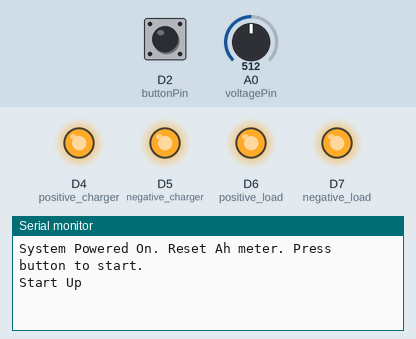
Simulated run of this sketch. Board: Arduino Zero (SAMD21). Parts: output pins drawn as LEDs (lit = HIGH), the last lines printed to the serial monitor. The test bench sets the inputs (shaded band); at power-on: D2 (buttonPin) HIGH, A0 (voltagePin) = 512 (analog values on the 0–1023 scale).

Above: at 1.2 s.
1.3 s: D2 (buttonPin) pulled LOW for 0.15 s
At 2.1 s:
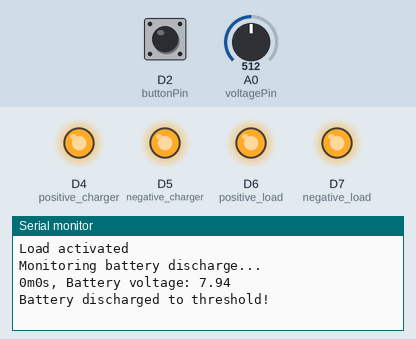
At 3.4 s:
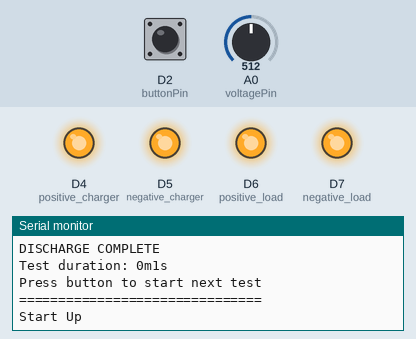

Measured:
- after the input at 1.3 s, the serial monitor: prints a new line at once (image 1)

The sketch:

FTC_battery_code.ino
```cpp
//LOAD DRAWS 25 AMPS FORM THE LOAD
/*| Arduino Pin | Connects To                            |
| ----------- | -------------------------------------- |
| Pin 2       | Button → Other side of button to GND   |
| Pin 4       | Relay IN1 (controls positive charger)  |
| Pin 5       | Relay IN2 (controls negative charger)  |
| Pin 6       | Relay IN3 (controls positive load)     |
| Pin 7       | Relay IN4 (controls negative load)     |
| A0          | Middle of voltage divider from battery |
*/

// Relay Control Pins
const int positive_charger = 4;
const int negative_charger = 5;
const int positive_load = 6;
const int negative_load = 7;
const int buttonPin = 2;
const int voltagePin = A0;

// Voltage Divider Resistor Values
const float R1 = 2157.0;  // 2.12k ohms (from battery + to A0)
const float R2 = 984.0;   // 0.977k ohms (from A0 to GND)

// Calculate voltage divider factor:
const float voltageDividerFactor = 3.358; //(R1 + R2) / R2; //=3.2

int raw = 0;
float dividedVoltage = 0.0;
float voltage = 0.0;

// Voltage thresholds
const float chargedThreshold = 12.3;
const float lowVoltageThresholdPb = 9.5;
const float lowVoltageThresholdNiMh = 8.5;
const float lowVoltageThreshold = lowVoltageThresholdNiMh;

void setup() {
  Serial.begin(9600);               // Start serial for debugging
  analogReadResolution(10);
  pinMode(positive_charger, OUTPUT);
  pinMode(negative_charger, OUTPUT);
  pinMode(positive_load, OUTPUT);
  pinMode(negative_load, OUTPUT);

  pinMode(buttonPin, INPUT_PULLUP);  // Button with internal pull-up resistor

  allOff();                         // Turn off all relays at start

  Serial.println("System Powered On. Reset Ah meter. Press button to start.");
}

void loop() {
  // wait for button to be pressed
  //turn charger off, load on
  //loop waiting for the battery to be discharged
  //after loop is done, turn load off charger on, print how long test took

  // Wait for button to be pressed
  Serial.println("Start Up");
  while (digitalRead(buttonPin) == HIGH) {
    delay(10);
  }

  Serial.println("Button pressed! Starting discharge test...");
  Serial.print("Starting voltage (no-load): ");
  printVoltage();
  Serial.println("");

  // Record start time
  unsigned long startTime = millis();

  // Turn charger off, load on
  powerLoad();
  Serial.println("Load activated");

  // Loop waiting for the battery to be discharged
  Serial.println("Monitoring battery discharge...");
  while (true) {
    printElapsedTime(startTime);
    Serial.print(", ");
    printVoltage();
    Serial.println("");

    // Check if battery is discharged to threshold
    if (voltage <= lowVoltageThreshold) {
      Serial.println("Battery discharged to threshold!");
      break;
    }

    delay(1000); // Checks voltage every 1 second
  }

  // After loop is done, turn load off charger on, print how long test took
  unsigned long endTime = millis();
  unsigned long testDuration = endTime - startTime;

  allOff(); // Turn off load
  delay(1000);

  Serial.println("DISCHARGE COMPLETE");
  Serial.print("Test duration: ");
  printElapsedTime(startTime);
  Serial.println ("");
  Serial.println("Press button to start next test");
  Serial.println("===============================");
}

void printVoltage(){
  readBatteryVoltage();
  // Serial.print("Raw Measure: ");
  // Serial.print(raw);
  // Serial.print(", Analog Measure: ");
  // Serial.print(dividedVoltage);
  // Serial.print(", ");
  Serial.print("Battery voltage: ");
  Serial.print(voltage);
}

void printElapsedTime(unsigned long startTime) {
  unsigned long duration = millis() - startTime;
  Serial.print(duration / (60*1000));
  Serial.print("m");
  Serial.print((duration % (60*1000))/1000);
  Serial.print("s");
}
void allOff() {
  digitalWrite(positive_charger, HIGH);
  digitalWrite(negative_charger, HIGH);
  digitalWrite(positive_load, HIGH);
  digitalWrite(negative_load, HIGH);
}

void powerLoad() {
  digitalWrite(positive_charger, HIGH);
  digitalWrite(negative_charger, HIGH);
  digitalWrite(positive_load, LOW);
  digitalWrite(negative_load, LOW);
}


void readBatteryVoltage() {
  raw = analogRead(voltagePin); //10 bit binary number 0=0volts, 1023= 5volts
  dividedVoltage = raw * (5.0 / 1023.0) * 0.945; //converts that into 0.0 = 0volts and 5.0 =5volts calibration added to the adc to calibrate this
  voltage = dividedVoltage * voltageDividerFactor;
}
```
